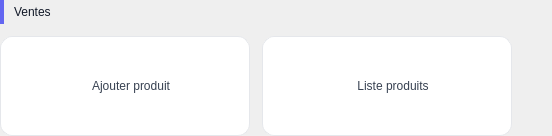
                   <widget class="QFrame" name="sectionVentesFrame">
                    <property name="sizePolicy">
                     <sizepolicy hsizetype="Expanding" vsizetype="Preferred">
                      <horstretch>1</horstretch>
                      <verstretch>0</verstretch>
                     </sizepolicy>
                    </property>
                    <property name="styleSheet">
                     <string notr="true">QFrame#sectionVentesFrame { background-color: transparent; border: none; }</string>
                    </property>
                    <layout class="QVBoxLayout" name="sectionVentesLayout">
                     <property name="spacing">
                      <number>12</number>
                     </property>
                     <property name="leftMargin">
                      <number>0</number>
                     </property>
                     <property name="topMargin">
                      <number>0</number>
                     </property>
                     <property name="rightMargin">
                      <number>0</number>
                     </property>
                     <property name="bottomMargin">
                      <number>0</number>
                     </property>
                     <item>
                      <layout class="QHBoxLayout" name="ventesTitleLayout">
                       <property name="spacing">
                        <number>10</number>
                       </property>
                       <item>
                        <widget class="QFrame" name="accentVentes">
                         <property name="minimumSize">
                          <size>
                           <width>4</width>
                           <height>24</height>
                          </size>
                         </property>
                         <property name="maximumSize">
                          <size>
                           <width>4</width>
                           <height>24</height>
                          </size>
                         </property>
                         <property name="styleSheet">
                          <string notr="true">QFrame#accentVentes { background-color: #6366f1; border-radius: 3px; }</string>
                         </property>
                        </widget>
                       </item>
                       <item>
                        <widget class="QLabel" name="secTitleVentes">
                         <property name="styleSheet">
                          <string notr="true">QLabel#secTitleVentes { color: #111827; font: 600 11pt &quot;Inter&quot;; background-color: transparent; }</string>
                         </property>
                         <property name="text">
                          <string>Ventes</string>
                         </property>
                        </widget>
                       </item>
                       <item>
                        <spacer name="ventesTitleSpacer">
                         <property name="orientation">
                          <enum>Qt::Horizontal</enum>
                         </property>
                         <property name="sizeType">
                          <enum>QSizePolicy::MinimumExpanding</enum>
                         </property>
                         <property name="sizeHint" stdset="0">
                          <size>
                           <width>40</width>
                           <height>20</height>
                          </size>
                         </property>
                        </spacer>
                       </item>
                      </layout>
                     </item>
                     <item>
                      <layout class="QHBoxLayout" name="ventesBtnsLayout">
                       <property name="spacing">
                        <number>12</number>
                       </property>
                       <item>
                        <widget class="QToolButton" name="btn_ajouter_produit">
                         <property name="sizePolicy">
                          <sizepolicy hsizetype="Expanding" vsizetype="Fixed">
                           <horstretch>1</horstretch>
                           <verstretch>0</verstretch>
                          </sizepolicy>
                         </property>
                         <property name="minimumSize">
                          <size>
                           <width>250</width>
                           <height>100</height>
                          </size>
                         </property>
                         <property name="maximumSize">
                          <size>
                           <width>250</width>
                           <height>190</height>
                          </size>
                         </property>
                         <property name="cursor">
                          <cursorShape>PointingHandCursor</cursorShape>
                         </property>
                         <property name="styleSheet">
                          <string notr="true">QToolButton#btn_ajouter_produit { background-color: #ffffff; color: #374151; border: 1px solid #e5e7eb; border-radius: 12px; font: 550 13pt &quot;Inter&quot;; padding: 12px 8px; padding-left: 20px;}
QToolButton#btn_ajouter_produit:hover { border: 1px solid rgba(99,102,241,0.5); color: #6366f1; }</string>
                         </property>
                         <property name="text">
                          <string>Ajouter produit</string>
                         </property>
                         <property name="icon">
                          <iconset>
                           <normaloff>../../assets/dashboard/ajouter_produit.svg</normaloff>../../assets/dashboard/ajouter_produit.svg</iconset>
                         </property>
                         <property name="iconSize">
                          <size>
                           <width>36</width>
                           <height>36</height>
                          </size>
                         </property>
                         <property name="toolButtonStyle">
                          <enum>Qt::ToolButtonTextBesideIcon</enum>
                         </property>
                        </widget>
                       </item>
                       <item>
                        <widget class="QToolButton" name="btn_liste_produits">
                         <property name="sizePolicy">
                          <sizepolicy hsizetype="Expanding" vsizetype="Fixed">
                           <horstretch>1</horstretch>
                           <verstretch>0</verstretch>
                          </sizepolicy>
                         </property>
                         <property name="minimumSize">
                          <size>
                           <width>250</width>
                           <height>100</height>
                          </size>
                         </property>
                         <property name="maximumSize">
                          <size>
                           <width>250</width>
                           <height>100</height>
                          </size>
                         </property>
                         <property name="cursor">
                          <cursorShape>PointingHandCursor</cursorShape>
                         </property>
                         <property name="styleSheet">
                          <string notr="true">QToolButton#btn_liste_produits { background-color: #ffffff; color: #374151; border: 1px solid #e5e7eb; border-radius: 12px; font: 550 13pt &quot;Inter&quot;; padding: 12px 8px; padding-left: 20px;}
QToolButton#btn_liste_produits:hover { border: 1px solid rgba(99,102,241,0.5); color: #6366f1; }</string>
                         </property>
                         <property name="text">
                          <string>Liste produits</string>
                         </property>
                         <property name="icon">
                          <iconset>
                           <normaloff>../../assets/dashboard/liste_produits.svg</normaloff>../../assets/dashboard/liste_produits.svg</iconset>
                         </property>
                         <property name="iconSize">
                          <size>
                           <width>36</width>
                           <height>36</height>
                          </size>
                         </property>
                         <property name="toolButtonStyle">
                          <enum>Qt::ToolButtonTextBesideIcon</enum>
                         </property>
                        </widget>
                       </item>
                       <item>
                        <spacer name="ventesTitleSpacer_2">
                         <property name="orientation">
                          <enum>Qt::Horizontal</enum>
                         </property>
                         <property name="sizeType">
                          <enum>QSizePolicy::MinimumExpanding</enum>
                         </property>
                         <property name="sizeHint" stdset="0">
                          <size>
                           <width>40</width>
                           <height>20</height>
                          </size>
                         </property>
                        </spacer>
                       </item>
                      </layout>
                     </item>
                    </layout>
                   </widget>
